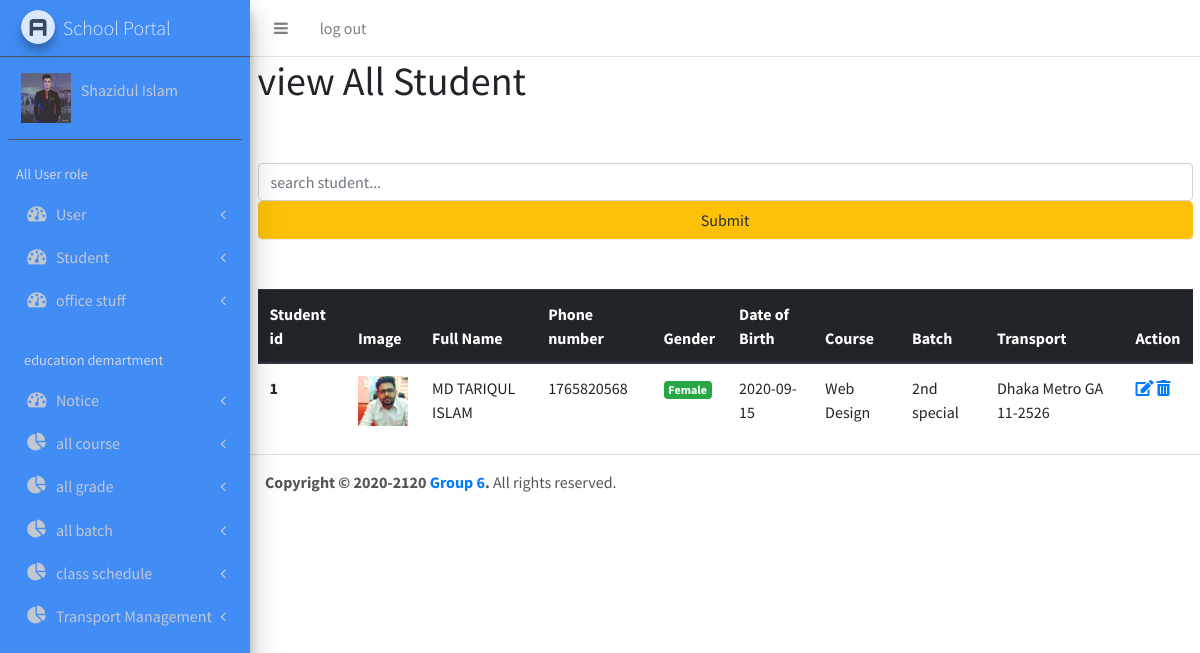
The page /superadmin/viewstudent.php (signed in) on the database its author committed.
### tables this page shows
CREATE TABLE `student` (
  `std_id` int(2) NOT NULL,
  `std_fullname` varchar(256) NOT NULL,
  `std_f_name` varchar(256) NOT NULL,
  `std_m_name` varchar(50) NOT NULL,
  `std_username` varchar(50) NOT NULL,
  `std_password` varchar(50) NOT NULL,
  `std_email` varchar(50) NOT NULL,
  `std_phone` int(12) NOT NULL,
  `std_address` varchar(50) NOT NULL,
  `std_dob` varchar(20) NOT NULL,
  `std_gender` varchar(6) NOT NULL,
  `std_image` text NOT NULL,
  `course_name` varchar(255) NOT NULL,
  `batch_name` varchar(255) NOT NULL,
  `transport` varchar(255) NOT NULL
);

CREATE TABLE `allcourse` (
  `course_id` int(2) NOT NULL,
  `course_title` varchar(30) NOT NULL,
  `course_desc` varchar(50) NOT NULL
);

CREATE TABLE `batch` (
  `id` int(4) NOT NULL,
  `batch_name` varchar(255) NOT NULL,
  `mentor_name` varchar(255) NOT NULL,
  `sitting_capacity` int(3) NOT NULL,
  `total_student` int(3) NOT NULL,
  `course_name` varchar(255) NOT NULL,
  `status` varchar(255) NOT NULL
);

CREATE TABLE `transport` (
  `id` int(4) NOT NULL,
  `destination` varchar(255) NOT NULL,
  `vehicle_number` varchar(255) NOT NULL,
  `fare` int(4) NOT NULL,
  `note` varchar(255) NOT NULL
);

### superadmin/viewstudent.php (the view, shortened to what this page needs)
<?php
  	include"includes/header.php";
  	include"includes/navbar.php";
  	include"includes/sidebar.php";
?>
	<section class="addmentor-header-section" style="margin-left: 250px;">
		<div class="container" style="margin: 0;">
			<div class="row">
				<div class="col-md-12">
					<h1>view All Student</h1>
				</div>
				<div class="col-md-12" style="margin: 50px 0;">
					<form action="" method="post">
						<input type="text" name="search" placeholder="search student..." class="form-control" autocomplete="on">
						<input type="submit" name="search_for" class="form-control btn btn-warning">
					</form>
				</div>
			</div>
			<div class="row">
				<div class="col-md-12">
					<table class="table">
						<thead class="thead-dark">
						   	<tr>
							    <th scope="col">Student id</th>
							    <th scope="col">Image</th>
							    <th scope="col">Full Name</th>
							    <th scope="col">Phone number</th>
							    <th scope="col">Gender</th>
							    <th scope="col">Date of Birth</th>
							    <th scope="col">Course</th>
							    <th scope="col">Batch</th>
							    <th scope="col">Transport</th>
							    <th scope="col">Action</th>
						    </tr>
						</thead>
						<tbody>
							<?php
							$query 			= "SELECT * FROM student";
							$get_std_info 	= mysqli_query($connect,$query);
							$i=0;
							while($row = mysqli_fetch_assoc($get_std_info)){
								$std_id 			= 	$row['std_id'];
								$std_fullname		= 	$row['std_fullname'];
								$std_phone			=	$row['std_phone'];
								$std_dob 			= 	$row['std_dob'];
								$std_gender 		= 	$row['std_gender'];
								$std_image 			= 	$row['std_image'];
								$course_name 		= 	$row['course_name'];
								$batch_name 		= 	$row['batch_name'];
								$transport 			= 	$row['transport'];
								$i++;
							?>
							<tr>
						      	<th scope="row"><?php echo $i; ?></th>
						      	<td>
						      		<?php
						      			if($std_image==NULL){
						      		?>
						      		 <img src="dist/img/default.png" style='width: 50px;'>
						      		<?php
						      		}
						      			else{
						      		?>
						      		<img src="dist/img/<?php echo $std_image; ?>" style='width: 50px;'>
						      		<?php
						      			}
						      		?>
						      	</td>
						      	<td><?php echo $std_fullname; ?></td>
						      	<td><?php echo $std_phone; ?></td>
						      	<td>
						      		<?php
						      			if( $std_gender == 0 ){
						      				echo "<div class='badge badge-primary'>Male</div>";
						      			}
						      			else if( $std_gender == 1 ){
						      				echo "<div class='badge badge-success'>Female</div>";
						      			}
						      			else if( $std_gender == 2 ){
						      				echo "<div class='badge badge-warning'>Other</div>";
						      			}
						      		?>
						      		</td>
						      	<td><?php echo $std_dob; ?></td>
			                    <?php
			                      $query = "SELECT * FROM allcourse";
			                      $get_course_id = mysqli_query($connect,$query);
			                      while( $row = mysqli_fetch_assoc($get_course_id) ){
			                        $courseid                   = $row['course_id'];
			                        $courseFinalName            = $row['course_title'];
			                        if( $course_name == $courseid ){
			                      ?>
			                      <td><?php echo $courseFinalName; ?></td>
			                      <?php
			                          }
			                        }
			                    ?>
			                    <?php
			                      $query = "SELECT * FROM batch";
			                      $get_batch_id = mysqli_query($connect,$query);
			                      while( $row = mysqli_fetch_assoc($get_batch_id) ){
			                        $batchid                   = $row['id'];
			                        $batchFinalName            = $row['batch_name'];
			                        if( $batch_name == $batchid ){
			                      ?>
			                      <td><?php echo $batchFinalName; ?></td>
			                      <?php
			                          }
			                        }
			                    ?>
			                    <?php
			                    $query 					= " SELECT * FROM transport ";
			                    $all_transport 			= mysqli_query($connect,$query);
			                    while( $row = mysqli_fetch_assoc($all_transport) ){
			                    	$transport_id 		= $row['id'];
			                    	$vehicle_number 	= $row['vehicle_number'];
			                    	if( $transport_id == $transport ){
			                    ?>
			                	<td><?php echo $vehicle_number; ?></td>
			                	<?php
			                		}
			                	}
			                    ?>
						      	<td class="action">
						      		<ul>
						      			<li><a href="updatestudent.php?update=<?php echo $std_id; ?>"><i class="fas fa-edit"></i></a></li>
						      			<li><a href="viewstudent.php?delete=<?php echo $std_id; ?>"><i class="fas fa-trash-alt"></i></a></li>
						      		</ul>
						      	</td>
						    </tr>
							<?php
								}
							?>
						</tbody>
					</table>
				</div>
			</div>
		</div>
	</section>
<?php
	include"includes/footer.php";
?>

### rows shown on the page
student: std_image (picture), std_fullname "MD TARIQUL ISLAM", std_phone "1765820568", std_gender "Female", std_dob "2020-09-15"
allcourse: course_title "Web Design"
batch: batch_name "2nd special"
transport: vehicle_number "Dhaka Metro GA 11-2526"

### other values the page prints
$_SESSION['mentorFullname'] "Shazidul Islam"
